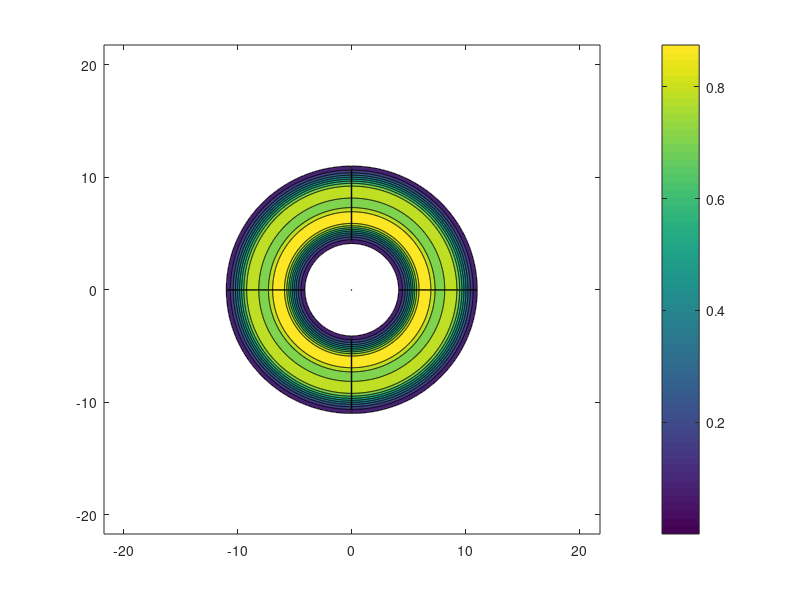

Write the MATLAB code that produced this figure. (Note: this script raises an error after producing the figure.)
% 2D Navier Stokes Staggered Grid Lid Driven Flow
clear
clc
close all

%% ----------- Phase Field Crystal Parameters ----------- %%
% For triagular phase, psi_0 = 0.06 sig = 0.12
psi_0 = 0.06; % initial density field 
s = 0.12; % Temperature like parameter
a = 0.5; 
b = 0.33;
M = 1; % Diffusion Coefficient or Mobility
eps = 0;
v = 0;
sc = 1; % scaling effect on mobility
M = M/sc^2;
p1 = 1; p2 = 1;
m = 1; kBT = 1; 

%% Grid-Discretization 
My = 2^10; Mx = My;
My_seg = (My-1); Mx_seg = (Mx-1);
Ly = 128*(2/sqrt(3)); Lx = (Mx_seg/My_seg)*Ly; % Could be needed for PFC 
dx = 1/Mx_seg; dy = 1/My_seg;
dx2 = dx^2; dy2 = dy^2;

x = linspace(0,1,Mx); y = linspace(0,1,My);
[X,Y] = meshgrid(x,y); % X - columns Y - Rows 
Nx = Mx/2; Ny = My/2;
 
r_arr = sqrt(X.^2 + Y.^2);

kx = (2*pi/Lx)*[0:Nx 1-Nx:-1]'; ky = (2*pi/Ly)*[0:Ny 1-Ny:-1]';
k2 = kx.^2 + (ky.^2)'; % Laplacian Calculation
[kX,kY] = meshgrid(kx,ky);
k_arr = sqrt(kX.^2 + (kY.^2));

ff_factor = (Lx*Ly)/(Mx_seg*My_seg); % prefactor for rectangular rule
V = (Lx*Ly);
ff_factor = ff_factor/V; % Volume normalized pre-factor

%% Mirrored Convolution Parameters
kx_m = (pi/Lx)*[0:Mx 1-Mx:-1]'; % Changed, removed division by Lx
ky_m = (pi/Ly)*[0:My 1-My:-1]'; % Changed, removed division by Ly
[kX_m,kY_m] = meshgrid(kx_m,ky_m);
k_arr_m = sqrt(kX_m.^2 + (kY_m.^2));

%% Time Variables 
t = 0.0065; dt = 0.000001;
N_t_steps = t/dt;
t_smple = 100;

%% Correlation Function 
% Greenwood et al. PRL 105, 045702 (2010)
% Huan et al. Computational Materials Science 122 (2016) 167–176
% Correlation Function Parameters 
k_10 = 2*pi; k_11 = 2*pi*sqrt(2);
rho_10 = 1; rho_11 = 1/sqrt(2);
B_10 = 4; B_11 = 4;
al_10 = 1; al_11 = 1;
a_tri = 2/sqrt(3); 
a_sq = 1;

c2_k_f = @(k) exp(-s^2*k_10^2/(2*rho_10*B_10)).*exp(-(k-k_10).^2/(2*al_10.^2)) + exp(-s^2*k_11^2/(2*rho_11*B_11)).*exp(-(k-k_11).^2/(2*al_11.^2));

figure(1)
c2_k = c2_k_f(k_arr);
contourf(kX,kY,c2_k)
colorbar

c2_km = c2_k_f(k_arr_m);

%% PFC Initialization
in_fil = exp(-((X-0.5073).^2+(Y-0.5038).^2)/0.00015); % Initial Condition Middle of Domain 

psi = readmatrix("tri_s_0.12_psi_0_0.06_Lx=147.txt")';
psi = in_fil.*psi + psi_0;

figure(2)
imagesc(x,y,psi)
colorbar
% colormap("bone")
xlabel('x')
ylabel('y')

psi_n = psi;
psi_np1 = zeros(My,Mx);
d_mu_dx = zeros(Mx,My);
d_mu_dy = zeros(Mx,My);

convl = non_PBC_convl_FDM_2(psi_n',c2_km);
mu_n =  psi_n - a*psi_n.^2 + b*psi_n.^3 - p2*convl';

%% ----------- Navier-Stokes Parameters ----------- %%

%% Velocity Parameters
v_top = 1; v_ns = 0; % No-slip = 0

%% Error Tolerance for Pressure Poisson
tol = 0.0000001; % 0.0001; 
w = 1; % Parameter for Pressure Poisson

%% Initialization on Staggered Grid, including ghost cells
% u_n = zeros(Ny+1,Nx);
% Uncomment if only top-plate driven flow
% u_n = v_top*((Y-dy/2));
% u_n = [u_n; v_top*((1+dy/2))*ones(1,Mx)];

% Uncomment if top and bottom driven flow
u_n = v_top*(2*(Y-dy/2)-1);
u_n = [u_n; v_top*(2*(1+dy/2)-1)*ones(1,Mx)];

v_n = zeros(My,Mx+1);
u_np12 = zeros(My+1,Mx);
v_np12 = zeros(My,Mx+1);

% X Boundary Conditions 
% No-Flow Normal Boundary Conditions on RHS and LHS 
% u_n(:,1) = 0; u_n(:,end) = 0;
% Lid Driven Cavity
u_n(end,:) = 2*v_top - u_n(end-1,:);
% No-slip Boundary Conditions on bottom 
% u_n(1,:) = 2*v_ns - u_n(2,:); % Uncomment if top-plate driven
u_n(1,:) = -2*v_top - u_n(2,:); % Uncomment if top-bottom plate driven

% Y boundary Conditions
% % No-slip Boundary Conditions on sides
% v_n(:,1) = 2*v_ns - v_n(:,2);
% v_n(:,end) = 2*v_ns - v_n(:,end-1);
% PBC Boundary Conditions on sides
v_n(:,Mx+1) = v_n(:,2); v_n(:,1) = v_n(:,Mx);
% No-Flow Normal Boundary Conditions on RHS and LHS
v_n(1,:) = 0; v_n(end,:) = 0;

P_n = zeros(My+1,Mx+1);

u_avg_n = (u_n(2:end,:) + u_n(1:end-1,:))/2;
v_avg_n = (v_n(:,2:end) + v_n(:,1:end-1))/2;

%% ----------- Dimensionless Parameter Estimation ----------- %% 
Re = 100; ooRe = 1/Re;
Eu = 1; ooEu = 1/Eu;
PI_2 = 20; % Peclet Like Number
PI_3 = 1; % Euler-Like Navier Stokes Number

%% PFC and N-S Grid Parameters %%
lam = (dt/dx^2)/PI_2;
gam = dt/dx;
lam_NS = ooRe*dt/dx2;

%% Write Initial Conditions %% 
write_vtk(0,Lx,Lx,Ly,Mx,My,psi_n)

%% ----------- Main Time Loop ----------- %% 
for i = 1:N_t_steps
    conv = (1-u_avg_n*gam-v_avg_n*gam); 
    vx_1 = u_avg_n*gam; vy_1 = v_avg_n*gam;

    psi_np1(2:My-1,2:Mx-1) = (conv(2:My-1,2:Mx-1).*psi_n(2:My-1,2:Mx-1) + ...
        vx_1(2:My-1,2:Mx-1).*psi_n(2:My-1,1:Mx-2) + ...
        vy_1(2:My-1,2:Mx-1).*psi_n(1:My-2,2:Mx-1) + ...
        lam*(mu_n(2:My-1,3:Mx)+ mu_n(3:My,2:Mx-1) + ...
            mu_n(2:My-1,1:Mx-2) + mu_n(1:My-2,2:Mx-1) - ...
                4*(mu_n(2:My-1,2:Mx-1))));
    
    % PBC in X 
    psi_np1(2:My-1,1) = (conv(2:My-1,1).*psi_n(2:My-1,1) + ...
        vx_1(2:My-1,1).*psi_n(2:My-1,Mx-1) + ...
        vy_1(2:My-1,1).*psi_n(1:My-2,1) + ...
        lam*(mu_n(2:My-1,2)+mu_n(3:My,1) + ...
            mu_n(2:My-1,Mx-1) + mu_n(1:My-2,1) - ...
                4*(mu_n(2:My-1,1))));
    psi_np1(2:My-1,Mx) = psi_np1(2:My-1,1);

    % NBC in Y 
    psi_np1(1,2:Mx-1) = (conv(1,2:Mx-1).*psi_n(1,2:Mx-1) + ...
        vx_1(1,2:Mx-1).*psi_n(1,1:Mx-2) + ...
        vy_1(1,2:Mx-1).*psi_n(2,2:Mx-1) + ...
        lam*(mu_n(1,3:Mx) + 2*mu_n(2,2:Mx-1) + ...
            mu_n(1,1:Mx-2) - ...
                4*(mu_n(1,2:Mx-1))));

    psi_np1(My,2:Mx-1) = (conv(My,2:Mx-1).*psi_n(My,2:Mx-1) + ...
        vx_1(My,2:Mx-1).*psi_n(My,1:Mx-2) + ...
        vy_1(My,2:Mx-1).*psi_n(My-1,2:Mx-1) + ...
        lam*(mu_n(My,3:Mx) + 2*mu_n(My-1,2:Mx-1) + ...
            mu_n(My,1:Mx-2) - ...
                4*(mu_n(My,2:Mx-1))));

    % Corner Nodes (1,1) (1,Mx) (My,Mx) (My,Mx)
    psi_np1(1,1) = (conv(1,1).*psi_n(1,1) + ...
        vx_1(1,1).*psi_n(1,Mx-1) + ...
        vy_1(1,1).*psi_n(2,1) + ...
        lam*(mu_n(1,2) + 2*mu_n(2,1) + ...
            mu_n(1,Mx-1) - ...
                4*(mu_n(1,1))));

    psi_np1(1,Mx) = (conv(1,Mx).*psi_n(1,Mx) + ...
        vx_1(1,Mx).*psi_n(1,Mx-1) + ...
        vy_1(1,Mx).*psi_n(2,Mx) + ...
        lam*(mu_n(1,2) + 2*mu_n(2,Mx) + ...
            mu_n(1,Mx-1) - ...
                4*(mu_n(1,Mx))));

    psi_np1(My,1) = (conv(My,1).*psi_n(My,1) + ...
        vx_1(My,1).*psi_n(My,Mx-1) + ...
        vy_1(My,1).*psi_n(My-1,Mx) + ...
        lam*(mu_n(My,2) + 2*mu_n(My-1,1) + ...
            mu_n(1,Mx-1) - ...
                4*(mu_n(My,1))));

    psi_np1(My,Mx) = (conv(My,Mx).*psi_n(My,Mx) + ...
        vx_1(My,Mx).*psi_n(My,Mx-1) + ...
        vy_1(My,Mx).*psi_n(My-1,Mx) + ...
        lam*(mu_n(My,2) + 2*mu_n(My-1,Mx) + ...
            mu_n(1,Mx-1) - ...
                4*(mu_n(My,Mx))));
    
    psi_n = psi_np1;
    convl = non_PBC_convl_FDM_2(psi_n',c2_km);
    psi_2 = psi_n.^2;
    psi_3 = psi_2.*psi_n;
   
    mu_n =  psi_n - a*psi_2 + b*psi_3 - p2*convl';
    
    % Multiply momentum coupling by "kBT/m"
    % Parameters for Momentum Coupling xPFC to Navier-Stokes 
    d_mu_dx(:,2:Mx-1) = (mu_n(:,3:Mx)-mu_n(:,1:Mx-2))/(2*dx);
    d_mu_dx(:,Mx) = (mu_n(:,2)-mu_n(:,Mx-1))/(2*dx);
    d_mu_dx(:,1) = d_mu_dx(:,Mx);
    dmudx_avg_y = (d_mu_dx(2:My,:) + d_mu_dx(1:My-1,:))/2; 

    d_mu_dy(2:My-1,:) = (mu_n(3:My,:) - mu_n(1:My-2,:))/(2*dy);
    d_mu_dy(My,:) = (mu_n(My,:) - mu_n(My-1,:))/(dy);
    d_mu_dy(1,:) = (mu_n(2,:) - mu_n(1,:))/(dy);
    dmudy_avg_x = (d_mu_dy(:,2:Mx) + d_mu_dx(:,1:Mx-1))/2;

    psi_avg_y = (psi_n(2:My,:) + psi_n(1:My-1,:))/2; % Changed psi->psi_n 12/03/24
    psi_avg_x = (psi_n(:,2:Mx) + psi_n(:,1:Mx-1))/2; % Changed psi->psi_n 12/03/24
    
    % Step 1. Intermediate Velocity Update
    
    % Momentum Diffusivity u
    dif_un = ooRe*( (u_n(2:My,3:Mx) - 2*u_n(2:My,2:Mx-1) + u_n(2:My,1:Mx-2))/dx2 ...
    + (u_n(3:My+1,2:Mx-1) - 2*u_n(2:My,2:Mx-1) + u_n(1:My-1,2:Mx-1))/dy2 );
    
    % Convection u
    un_av2ip1 = (0.5*(u_n(:,2:Mx-1)+u_n(:,3:Mx))).^2; % VERIFIED
    un_av2i1 = (0.5*(u_n(:,1:Mx-2)+u_n(:,2:Mx-1))).^2; % VERIFIED 

    % Averaging over the extra dimension
    uv_kp1 = (( u_n(2:My,:) + u_n(3:My+1,:))/2).*((v_n(2:My,1:Mx) + v_n(2:My,2:Mx+1))/2); % VERIFIED
    uv_km1 = (( u_n(2:My,:) + u_n(1:My-1,:))/2).*((v_n(1:My-1,1:Mx) + v_n(1:My-1,2:Mx+1))/2); % VERIFIED
    
    convx_un = (un_av2ip1(2:My,:) - un_av2i1(2:My,:))/dx; % Only want interior Nodes VERIFEID
    convy_un = (uv_kp1(:,2:Mx-1)-uv_km1(:,2:Mx-1))/dy; % Only want interior Nodes VERIFIED
    
    % Non-Divergence Free X-Velocity Update 
    u_np12(2:My,2:Mx-1) = u_n(2:My,2:Mx-1) + dt*(dif_un - convx_un - convy_un + PI_3*psi_avg_y(:,2:Mx-1).*dmudx_avg_y(:,2:Mx-1) );
    
    % Periodic Boundary Conditions at x = Lx and x = 0
    % Convection u
    convx_PBC_1 = ((0.5*(u_n(2:My,Mx)+u_n(2:My,2))).^2 - (0.5*(u_n(2:My,Mx-1)+u_n(2:My,Mx))).^2)/dx; % VERIFIED 
    convy_PBC_2 = (uv_kp1(:,Mx)-uv_km1(:,Mx))/dy; % VERIFIED
    dif_PBC = ooRe*( (u_n(2:My,2) - 2*u_n(2:My,Mx) + u_n(2:My,Mx-1))/dx2 ...
    + (u_n(3:My+1,Mx) - 2*u_n(2:My,Mx) + u_n(1:My-1,Mx))/dy2 );
    u_np12(2:My,Mx) = u_n(2:My,Mx) + dt*(dif_PBC- convx_PBC_1 - convy_PBC_2 + PI_3*psi_avg_y(:,Mx).*dmudx_avg_y(:,Mx));
    u_np12(2:My,1) = u_np12(2:My,Mx);

    % Lid Driven 
    u_np12(end,:) = 2*v_top - u_np12(end-1,:);
    % No-slip Boundary Conditions on bottom 
    % u_np12(1,:) = 2*v_ns - u_n(2,:); % Uncomment if top-plate driven
    u_np12(1,:) = -2*v_top - u_np12(2,:); % Uncomment if top-bottom plate driven

     % Momentum Diffusion v
    dif_vn = ooRe*( (v_n(2:My-1,3:Mx+1) - 2*v_n(2:My-1,2:Mx) + v_n(2:My-1,1:Mx-1))/dx2 ...
    + (v_n(3:My,2:Mx) - 2*v_n(2:My-1,2:Mx) + v_n(1:My-2,2:Mx))/dy2 );

    % Convection v
    vn_av2kp1 = (0.5*(v_n(2:My-1,:)+v_n(3:My,:))).^2; % VERIFIED
    vn_av2k1 = (0.5*(v_n(1:My-2,:)+v_n(2:My-1,:))).^2; % VERIFIED

    % Averaging over the extra dimension 
    uv_jp1 = (1/4)*(u_n(1:My,2:Mx)+u_n(2:My+1,2:Mx)).*(v_n(:,3:Mx+1)+v_n(:,2:Mx)); % VERIFIED
    uv_jm1 = (1/4)*(u_n(1:My,1:Mx-1)+u_n(2:My+1,1:Mx-1)).*(v_n(:,1:Mx-1)+v_n(:,2:Mx)); % VERIFIED
    
    convx_vn = (vn_av2kp1(:,2:Mx) - vn_av2k1(:,2:Mx))/dx; % Only accessing interior nodes VERIFIED
    convy_vn = (uv_jp1(2:My-1,:)-uv_jm1(2:My-1,:))/dy; % Only accessing interior nodes VERIFIED

    % Non-Divergence Free Y-Velocity Update 
    v_np12(2:My-1,2:Mx) = v_n(2:My-1,2:Mx) + dt*(dif_vn - convx_vn - convy_vn + PI_3*psi_avg_x(2:My-1,:).*dmudy_avg_x(2:My-1,:));
    % Intermediate Y boundary Conditions
    % PBC Boundary Conditions on sides
    v_np12(:,Mx+1) = v_np12(:,2); v_np12(:,1) = v_np12(:,Mx);
    % No-Flow Normal Boundary Conditions on top and bottom
    v_np12(1,:) = 0; v_np12(end,:) = 0;

    % Step 2. Pressure Poisson Problem
    div = (u_np12(2:end-1,2:end)-u_np12(2:end-1,1:end-1))/dx + ...
        (v_np12(2:end,2:end-1) - v_np12(1:end-1,2:end-1))/dy; % cell 
    % centered derivatives
    PP_rhs = ooEu*div/dt;

    er = 1;
    tic
    while er > tol
        P_np1 = zeros(size(P_n));
%         P_np1(2:Ny,2:Nx) = (1/4)*(P_np1(2:Ny,1:Nx-1) + P_n(2:Ny,3:Nx+1) ...
%         + P_np1(1:Ny-1,2:Nx) + P_n(3:Ny+1,2:Nx) - dx2*PP_rhs);
        P_np1(2:My,2) = (1/4)*(P_np1(2:My,1) + P_n(2:My,3) ...
         + P_np1(1:My-1,2) + P_n(3:My+1,2) - dx2*PP_rhs(:,1));
        ct = 2;
        for ii = 3:Mx
            P_np1(2:My,ii) = P_n(2:My,ii) + w*((1/4)*(P_np1(2:My,ii-1) + P_n(2:My,ii+1) ...
         + P_np1(1:My-1,ii) + P_n(3:My+1,ii) - dx2*PP_rhs(:,ct)) - P_n(2:My,ii));
            ct = ct+1;
        end
        
        % Neumann Boundary Conditions in Y 
        P_np1(1,:) = P_np1(2,:);
        P_np1(end,:) = P_np1(end-1,:);
        
        % Periodic Boundary Conditions at x = Lx and x = 0
        P_np1(:,Mx+1) = P_np1(:,2);
        P_np1(:,1) = P_np1(:,Mx);

%         P_np1(:,end) = P_np1(:,end-1);
%         P_np1(:,1) = P_np1(:,2);
      
        er = sqrt(sum((P_n(:) - P_np1(:)).^2));
        P_n = P_np1;
    end
    toc

%     tic
%         P_np1 = solve_PP(L_pp,L,U,PP_rhs,dx2,Mx,My);
%     toc

    P_np1 = P_n;
    dP_dx = (P_np1(:,2:end) - P_np1(:,1:end-1))/dx;
    dP_dy = (P_np1(2:end,:) - P_np1(1:end-1,:))/dy;

    u_np1 = u_np12 - (dt*Eu)*dP_dx;
    v_np1 = v_np12 - (dt*Eu)*dP_dy;
    u_n = u_np1; v_n = v_np1;
    

    % PBCS...

    % X Boundary Conditions 
    % Periodic Boundary Conditions at x = Lx and x = 0
    % Lid Driven Cavity
    u_n(end,:) = 2*v_top - u_n(end-1,:);
    % No-slip Boundary Conditions on bottom 
    % u_n(1,:) = 2*v_ns - u_n(2,:); % Uncomment if top-plate driven
    u_n(1,:) = -2*v_top - u_n(2,:); % Uncomment if top-bottom plate driven

    % Y boundary Conditions
    % Periodic Boundary Conditions at x = Lx and x = 0
    % PBC Boundary Conditions on sides
    v_n(:,Mx+1) = v_n(:,2); v_n(:,1) = v_n(:,Mx);
    % No-Flow Normal Boundary Conditions on RHS and LHS
    v_n(1,:) = 0; v_n(end,:) = 0;


    % Returning to collocated grid to watch study
    u_avg_n = (u_n(2:end,:) + u_n(1:end-1,:))/2;
    v_avg_n = (v_n(:,2:end) + v_n(:,1:end-1))/2;
    
    tmp = mod(i,t_smple);
    if tmp == 0 
        write_vtk(i,Lx,Lx,Ly,Mx,My,psi_n)
        % write_VF(i-1,0,Lx,Ly,Mx,My,u_avg_n,v_avg_n)
    end

end

%% Analytical Solution for Error Estimate
% u_ana = v_top*(Y/Ly);
u_ana = v_top*(2*Y-1);
er_u = abs(u_avg_n-u_ana);
write_VF(i,0,Lx,Ly,Mx,My,u_avg_n,v_avg_n)
